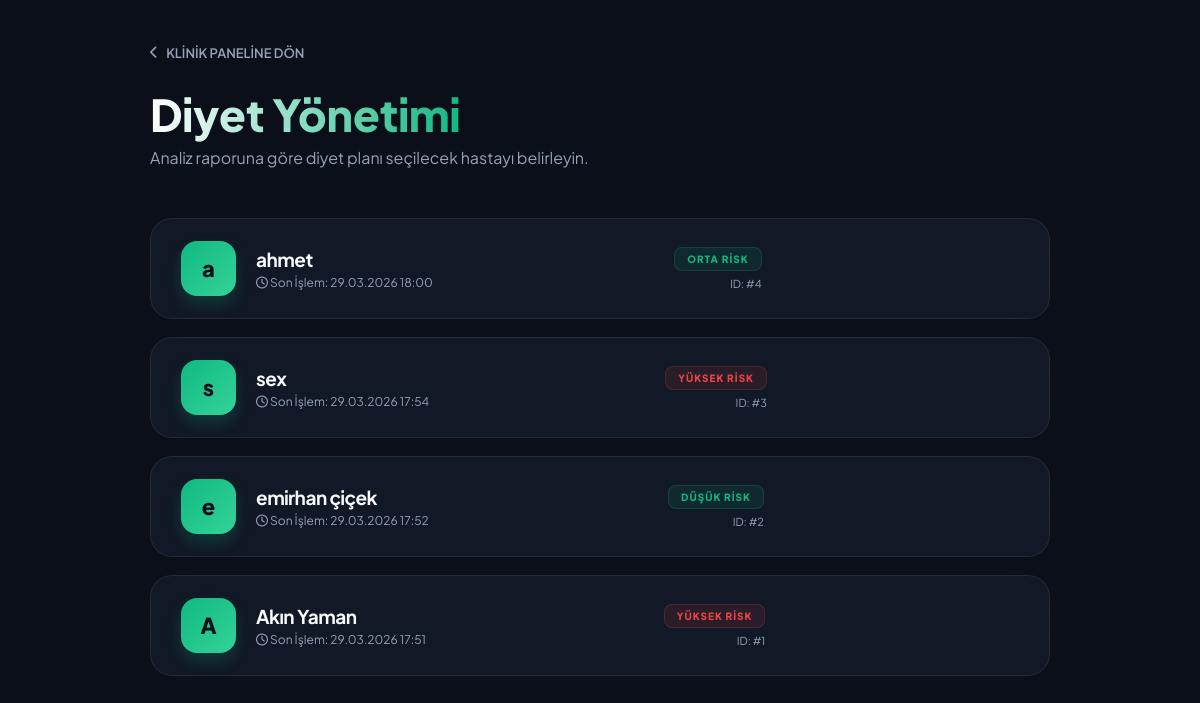
Page /diet_plan (signed in) on the committed database.
### tables this page shows
CREATE TABLE predictions 
             (id INTEGER PRIMARY KEY AUTOINCREMENT, 
              user_id INTEGER,
              patient_name TEXT,
              date TEXT,
              age REAL,
              avg_glucose_level REAL,
              risk_score INTEGER,
              risk_label TEXT,
              bmi REAL,
              hypertension TEXT,
              heart_disease TEXT,
              id_no TEXT,
              birth_date TEXT,
              gender TEXT,
              phone TEXT,
              email TEXT,
              smoking_status TEXT,
              notes TEXT,
              FOREIGN KEY(user_id) REFERENCES users(id));

### app.py (the view)
@app.route('/diet_plan')
def diet_selection():
    if 'user_id' not in session: return redirect(url_for('login_page'))
    conn = sqlite3.connect('database.db')
    c = conn.cursor()
    c.execute("""
        SELECT patient_name, date, age, risk_score, risk_label, id
        FROM predictions
        WHERE user_id = ?
        ORDER BY id DESC
    """, (session['user_id'],))
    patients_list = c.fetchall()
    conn.close()
    print(f"DEBUG: Toplam {len(patients_list)} işlem listeleniyor.")
    return render_template('diet_selection.html', patients=patients_list)

### templates/diet_selection.html (shortened to what this page needs)
<!DOCTYPE html>
<html lang="tr">
<head>
    <link rel="stylesheet" href="https://cdnjs.cloudflare.com/ajax/libs/font-awesome/6.4.0/css/all.min.css">
</head>
<body>
    <div class="container" id="main">
        <div class="header">
            <a href="/dashboard" class="back-link">
                <i class="fas fa-chevron-left"></i> KLİNİK PANELİNE DÖN
            </a>
            <h1 class="premium-title">Diyet Yönetimi</h1>
            <p style="color: var(--text-dim); margin-top: -5px;">Analiz raporuna göre diyet planı seçilecek hastayı belirleyin.</p>
        </div>
        <div class="patient-list">
            {% for p in patients %}
            <a href="/patient_diet/{{ p[5] }}" class="patient-row">
                <div class="info-group">
                    <div class="avatar">{{ p[0][0] }}</div>
                    <div class="details">
                        <h3>{{ p[0] }}</h3>
                        <p><i class="far fa-clock"></i> Son İşlem: {{ p[1] }}</p>
                    </div>
                </div>
                <div class="status-group">
                    <div class="badge {% if 'YÜKSEK' in p[4] %}high-risk{% else %}safe-risk{% endif %}">
                        {{ p[4] }}
                    </div>
                    <div style="font-size: 11px; color: var(--text-dim); margin-top: 6px;">ID: #{{ p[5] }}</div>
                </div>
            </a>
            {% endfor %}
        </div>
    </div>
</body>
</html>

### templates/diet_selection.html (style rules this page uses)
:root { --primary: #10b981; --secondary: #34d399; --bg: #0b0f1a; --card-bg: rgba(30, 41, 59, 0.4); --border: rgba(255, 255, 255, 0.08); --text-main: #f8fafc; --text-dim: #94a3b8; }
body { margin: 0; font-family: 'Plus Jakarta Sans', sans-serif; background: var(--bg); color: var(--text-main); padding: 40px 20px; min-height: 100vh; }
.container { max-width: 900px; margin: auto; opacity: 0; transform: translateY(20px); transition: all 0.8s cubic-bezier(0.22, 1, 0.36, 1); }
.container.active { opacity: 1; transform: translateY(0); }
.header { margin-bottom: 50px; }
.premium-title { font-size: 44px; font-weight: 800; margin: 10px 0; display: table; background: linear-gradient(90deg, #ffffff, var(--primary), #ffffff); background-size: 200% auto; -webkit-background-clip: text; background-clip: text; -webkit-text-fill-color: transparent; animation: shine 4s linear infinite; }
.back-link { color: var(--text-dim); text-decoration: none; font-size: 13px; font-weight: 600; display: inline-flex; align-items: center; gap: 8px; margin-bottom: 15px; transition: 0.3s; }
.patient-list { display: grid; gap: 18px; }
.patient-row { background: var(--card-bg); backdrop-filter: blur(20px); border: 1px solid var(--border); border-radius: 22px; padding: 22px 30px; display: flex; justify-content: space-between; align-items: center; text-decoration: none; color: inherit; transition: all 0.4s ease; }
.info-group { display: flex; align-items: center; gap: 20px; }
.avatar { width: 55px; height: 55px; background: linear-gradient(135deg, var(--primary), var(--secondary)); border-radius: 16px; display: flex; align-items: center; justify-content: center; font-size: 22px; color: #0b0f1a; font-weight: 800; box-shadow: 0 8px 15px rgba(16, 185, 129, 0.2); }
.details h3 { margin: 0; font-size: 19px; font-weight: 700; letter-spacing: -0.5px; }
.details p { margin: 4px 0 0 0; font-size: 12px; color: var(--text-dim); }
.status-group { text-align: right; }
.badge { font-size: 10px; font-weight: 800; padding: 5px 12px; border-radius: 8px; text-transform: uppercase; letter-spacing: 1px; border: 1px solid rgba(255,255,255,0.1); display: inline-block; }
.high-risk { background: rgba(239, 68, 68, 0.1); color: #ef4444; border-color: rgba(239, 68, 68, 0.2); }
.safe-risk { background: rgba(16, 185, 129, 0.1); color: var(--primary); border-color: rgba(16, 185, 129, 0.2); }

### rows in the picture
predictions: patient_name "a", patient_name "ahmet", date "29.03.2026 18:00", risk_label "ORTA RISK", id "4"
predictions: patient_name "s", patient_name "sex", date "29.03.2026 17:54", risk_label "YÜKSEK RİSK", id "3"
predictions: patient_name "e", patient_name "emirhan çiçek", date "29.03.2026 17:52", risk_label "DÜŞÜK RISK", id "2"
predictions: patient_name "A", patient_name "Akın Yaman", date "29.03.2026 17:51", risk_label "YÜKSEK RİSK", id "1"
